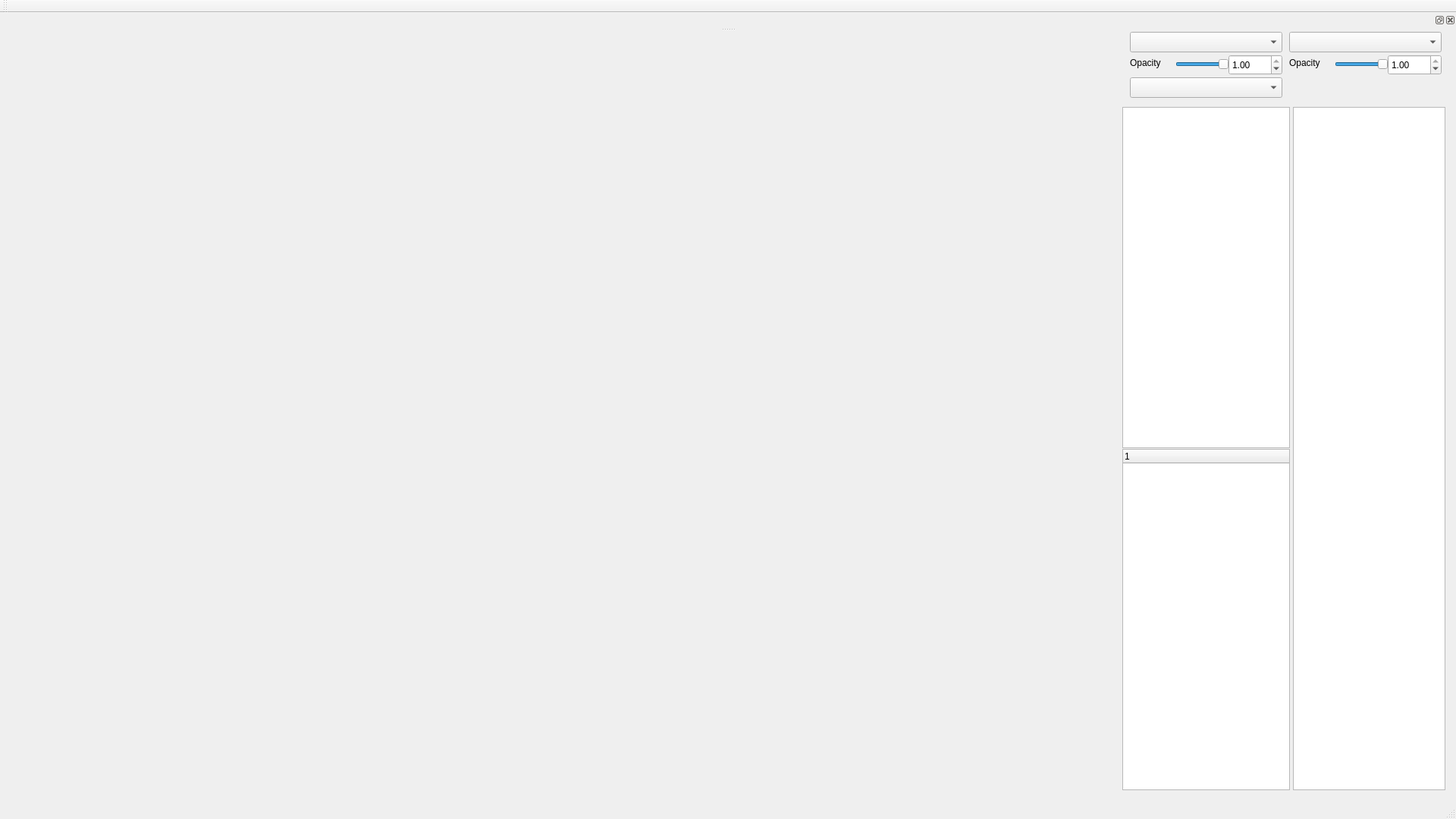
<?xml version="1.0" encoding="UTF-8"?>
<ui version="4.0">
 <class>MainWindow</class>
 <widget class="QMainWindow" name="MainWindow">
  <property name="geometry">
   <rect>
    <x>0</x>
    <y>0</y>
    <width>1920</width>
    <height>1080</height>
   </rect>
  </property>
  <property name="windowTitle">
   <string>MainWindow</string>
  </property>
  <property name="windowIcon">
   <iconset>
    <normaloff>../icon/hex.png</normaloff>../icon/hex.png</iconset>
  </property>
  <property name="iconSize">
   <size>
    <width>22</width>
    <height>22</height>
   </size>
  </property>
  <widget class="QWidget" name="centralwidget">
   <widget class="QVTKWidget" name="qvtkWidget" native="true">
    <property name="geometry">
     <rect>
      <x>10</x>
      <y>0</y>
      <width>1460</width>
      <height>1000</height>
     </rect>
    </property>
    <property name="sizePolicy">
     <sizepolicy hsizetype="Preferred" vsizetype="Preferred">
      <horstretch>0</horstretch>
      <verstretch>0</verstretch>
     </sizepolicy>
    </property>
   </widget>
   <widget class="QListWidget" name="sheetListWidget">
    <property name="geometry">
     <rect>
      <x>1480</x>
      <y>99</y>
      <width>221</width>
      <height>450</height>
     </rect>
    </property>
    <property name="resizeMode">
     <enum>QListView::Adjust</enum>
    </property>
   </widget>
   <widget class="QListWidget" name="componentListWidget">
    <property name="geometry">
     <rect>
      <x>1705</x>
      <y>99</y>
      <width>201</width>
      <height>901</height>
     </rect>
    </property>
    <property name="resizeMode">
     <enum>QListView::Adjust</enum>
    </property>
   </widget>
   <widget class="QSlider" name="sheetOpacitySlider">
    <property name="geometry">
     <rect>
      <x>1550</x>
      <y>32</y>
      <width>71</width>
      <height>21</height>
     </rect>
    </property>
    <property name="minimum">
     <number>0</number>
    </property>
    <property name="maximum">
     <number>100</number>
    </property>
    <property name="value">
     <number>100</number>
    </property>
    <property name="orientation">
     <enum>Qt::Horizontal</enum>
    </property>
   </widget>
   <widget class="QLabel" name="label">
    <property name="geometry">
     <rect>
      <x>1490</x>
      <y>32</y>
      <width>67</width>
      <height>17</height>
     </rect>
    </property>
    <property name="text">
     <string>Opacity</string>
    </property>
   </widget>
   <widget class="QDoubleSpinBox" name="sheetOpacitySpinBox">
    <property name="geometry">
     <rect>
      <x>1620</x>
      <y>30</y>
      <width>71</width>
      <height>27</height>
     </rect>
    </property>
    <property name="maximum">
     <double>1.000000000000000</double>
    </property>
    <property name="value">
     <double>1.000000000000000</double>
    </property>
   </widget>
   <widget class="QDoubleSpinBox" name="componentOpacitySpinBox">
    <property name="geometry">
     <rect>
      <x>1830</x>
      <y>30</y>
      <width>71</width>
      <height>27</height>
     </rect>
    </property>
    <property name="maximum">
     <double>1.000000000000000</double>
    </property>
    <property name="value">
     <double>1.000000000000000</double>
    </property>
   </widget>
   <widget class="QSlider" name="componentOpacitySlider">
    <property name="geometry">
     <rect>
      <x>1760</x>
      <y>32</y>
      <width>71</width>
      <height>21</height>
     </rect>
    </property>
    <property name="minimum">
     <number>0</number>
    </property>
    <property name="maximum">
     <number>100</number>
    </property>
    <property name="value">
     <number>100</number>
    </property>
    <property name="orientation">
     <enum>Qt::Horizontal</enum>
    </property>
   </widget>
   <widget class="QLabel" name="label_2">
    <property name="geometry">
     <rect>
      <x>1700</x>
      <y>32</y>
      <width>67</width>
      <height>17</height>
     </rect>
    </property>
    <property name="text">
     <string>Opacity</string>
    </property>
   </widget>
   <widget class="QComboBox" name="componentDisplayComboBox">
    <property name="geometry">
     <rect>
      <x>1700</x>
      <y>0</y>
      <width>201</width>
      <height>27</height>
     </rect>
    </property>
   </widget>
   <widget class="QComboBox" name="sheetDisplayComboBox">
    <property name="geometry">
     <rect>
      <x>1490</x>
      <y>0</y>
      <width>201</width>
      <height>27</height>
     </rect>
    </property>
   </widget>
   <widget class="QComboBox" name="sheetCellDataFieldComboBox">
    <property name="geometry">
     <rect>
      <x>1490</x>
      <y>60</y>
      <width>201</width>
      <height>27</height>
     </rect>
    </property>
   </widget>
   <widget class="QTreeWidget" name="treeWidget">
    <property name="geometry">
     <rect>
      <x>1480</x>
      <y>550</y>
      <width>221</width>
      <height>450</height>
     </rect>
    </property>
    <column>
     <property name="text">
      <string notr="true">1</string>
     </property>
    </column>
   </widget>
  </widget>
  <widget class="QMenuBar" name="menuBar">
   <property name="geometry">
    <rect>
     <x>0</x>
     <y>0</y>
     <width>1920</width>
     <height>20</height>
    </rect>
   </property>
  </widget>
  <widget class="QToolBar" name="mainToolBar">
   <attribute name="toolBarArea">
    <enum>TopToolBarArea</enum>
   </attribute>
   <attribute name="toolBarBreak">
    <bool>false</bool>
   </attribute>
  </widget>
  <widget class="QStatusBar" name="statusBar"/>
  <widget class="QDockWidget" name="dockWidget">
   <attribute name="dockWidgetArea">
    <number>4</number>
   </attribute>
   <widget class="QWidget" name="dockWidgetContents"/>
  </widget>
 </widget>
 <layoutdefault spacing="6" margin="11"/>
 <customwidgets>
  <customwidget>
   <class>QVTKWidget</class>
   <extends>QWidget</extends>
   <header>QVTKWidget.h</header>
  </customwidget>
 </customwidgets>
 <resources/>
 <connections/>
</ui>
